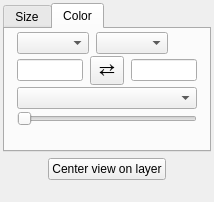
<?xml version="1.0" encoding="UTF-8"?>
<ui version="4.0">
 <class>Form</class>
 <widget class="QWidget" name="Form">
  <property name="geometry">
   <rect>
    <x>0</x>
    <y>0</y>
    <width>200</width>
    <height>202</height>
   </rect>
  </property>
  <property name="windowTitle">
   <string>Form</string>
  </property>
  <layout class="QVBoxLayout" name="verticalLayout_3">
   <property name="leftMargin">
    <number>3</number>
   </property>
   <property name="topMargin">
    <number>3</number>
   </property>
   <property name="rightMargin">
    <number>3</number>
   </property>
   <property name="bottomMargin">
    <number>3</number>
   </property>
   <item>
    <widget class="QTabWidget" name="tab_widget">
     <property name="currentIndex">
      <number>1</number>
     </property>
     <widget class="QWidget" name="tab_2">
      <attribute name="title">
       <string>Size</string>
      </attribute>
      <layout class="QVBoxLayout" name="verticalLayout">
       <property name="spacing">
        <number>2</number>
       </property>
       <property name="leftMargin">
        <number>12</number>
       </property>
       <property name="topMargin">
        <number>3</number>
       </property>
       <property name="rightMargin">
        <number>12</number>
       </property>
       <property name="bottomMargin">
        <number>3</number>
       </property>
       <item>
        <widget class="QWidget" name="size_row_1" native="true">
         <layout class="QHBoxLayout" name="horizontalLayout">
          <property name="spacing">
           <number>7</number>
          </property>
          <property name="leftMargin">
           <number>0</number>
          </property>
          <property name="topMargin">
           <number>0</number>
          </property>
          <property name="rightMargin">
           <number>0</number>
          </property>
          <property name="bottomMargin">
           <number>0</number>
          </property>
          <item>
           <widget class="QComboBox" name="combosel_size_mode">
            <property name="sizePolicy">
             <sizepolicy hsizetype="Minimum" vsizetype="Fixed">
              <horstretch>0</horstretch>
              <verstretch>0</verstretch>
             </sizepolicy>
            </property>
            <property name="maximumSize">
             <size>
              <width>80</width>
              <height>16777215</height>
             </size>
            </property>
           </widget>
          </item>
          <item>
           <widget class="QComboBox" name="combosel_size_att">
            <property name="sizeAdjustPolicy">
             <enum>QComboBox::AdjustToContents</enum>
            </property>
           </widget>
          </item>
          <item>
           <widget class="QLineEdit" name="valuetext_size"/>
          </item>
         </layout>
        </widget>
       </item>
       <item>
        <widget class="QWidget" name="size_row_2" native="true">
         <layout class="QHBoxLayout" name="horizontalLayout_2">
          <property name="spacing">
           <number>7</number>
          </property>
          <property name="leftMargin">
           <number>0</number>
          </property>
          <property name="topMargin">
           <number>0</number>
          </property>
          <property name="rightMargin">
           <number>0</number>
          </property>
          <property name="bottomMargin">
           <number>0</number>
          </property>
          <item>
           <widget class="QLineEdit" name="valuetext_size_vmin"/>
          </item>
          <item>
           <widget class="QToolButton" name="button_flip_size">
            <property name="font">
             <font>
              <pointsize>14</pointsize>
             </font>
            </property>
            <property name="styleSheet">
             <string notr="true">padding: 0px</string>
            </property>
            <property name="text">
             <string>⇄</string>
            </property>
           </widget>
          </item>
          <item>
           <widget class="QLineEdit" name="valuetext_size_vmax"/>
          </item>
         </layout>
        </widget>
       </item>
       <item>
        <widget class="QWidget" name="size_row_3" native="true">
         <layout class="QHBoxLayout" name="horizontalLayout_3">
          <property name="spacing">
           <number>7</number>
          </property>
          <property name="leftMargin">
           <number>0</number>
          </property>
          <property name="topMargin">
           <number>0</number>
          </property>
          <property name="rightMargin">
           <number>0</number>
          </property>
          <property name="bottomMargin">
           <number>0</number>
          </property>
          <item>
           <widget class="QSlider" name="value_size_scaling">
            <property name="maximum">
             <number>11</number>
            </property>
            <property name="value">
             <number>50</number>
            </property>
            <property name="orientation">
             <enum>Qt::Horizontal</enum>
            </property>
           </widget>
          </item>
         </layout>
        </widget>
       </item>
       <item>
        <spacer name="verticalSpacer">
         <property name="orientation">
          <enum>Qt::Vertical</enum>
         </property>
         <property name="sizeHint" stdset="0">
          <size>
           <width>20</width>
           <height>40</height>
          </size>
         </property>
        </spacer>
       </item>
      </layout>
     </widget>
     <widget class="QWidget" name="tab_4">
      <attribute name="title">
       <string>Color</string>
      </attribute>
      <layout class="QVBoxLayout" name="verticalLayout_2">
       <property name="spacing">
        <number>2</number>
       </property>
       <property name="leftMargin">
        <number>12</number>
       </property>
       <property name="topMargin">
        <number>3</number>
       </property>
       <property name="rightMargin">
        <number>12</number>
       </property>
       <property name="bottomMargin">
        <number>3</number>
       </property>
       <item>
        <widget class="QWidget" name="color_row_1" native="true">
         <layout class="QHBoxLayout" name="horizontalLayout_6">
          <property name="spacing">
           <number>7</number>
          </property>
          <property name="leftMargin">
           <number>0</number>
          </property>
          <property name="topMargin">
           <number>0</number>
          </property>
          <property name="rightMargin">
           <number>0</number>
          </property>
          <property name="bottomMargin">
           <number>0</number>
          </property>
          <item>
           <widget class="QComboBox" name="combosel_color_mode">
            <property name="maximumSize">
             <size>
              <width>80</width>
              <height>16777215</height>
             </size>
            </property>
           </widget>
          </item>
          <item>
           <widget class="QComboBox" name="combosel_cmap_att">
            <property name="sizeAdjustPolicy">
             <enum>QComboBox::AdjustToContents</enum>
            </property>
           </widget>
          </item>
          <item>
           <widget class="QColorBox" name="color_color">
            <property name="sizePolicy">
             <sizepolicy hsizetype="Preferred" vsizetype="Minimum">
              <horstretch>0</horstretch>
              <verstretch>0</verstretch>
             </sizepolicy>
            </property>
            <property name="text">
             <string/>
            </property>
           </widget>
          </item>
          <item>
           <widget class="QWidget" name="spacer_color_label" native="true"/>
          </item>
         </layout>
        </widget>
       </item>
       <item>
        <widget class="QWidget" name="color_row_2" native="true">
         <layout class="QHBoxLayout" name="horizontalLayout_8">
          <property name="spacing">
           <number>7</number>
          </property>
          <property name="leftMargin">
           <number>0</number>
          </property>
          <property name="topMargin">
           <number>0</number>
          </property>
          <property name="rightMargin">
           <number>0</number>
          </property>
          <property name="bottomMargin">
           <number>0</number>
          </property>
          <item>
           <widget class="QLineEdit" name="valuetext_cmap_vmin"/>
          </item>
          <item>
           <widget class="QToolButton" name="button_flip_cmap">
            <property name="font">
             <font>
              <pointsize>14</pointsize>
             </font>
            </property>
            <property name="styleSheet">
             <string notr="true">padding: 0px</string>
            </property>
            <property name="text">
             <string>⇄</string>
            </property>
           </widget>
          </item>
          <item>
           <widget class="QLineEdit" name="valuetext_cmap_vmax"/>
          </item>
         </layout>
        </widget>
       </item>
       <item>
        <widget class="QWidget" name="color_row_3" native="true">
         <layout class="QHBoxLayout" name="horizontalLayout_9">
          <property name="spacing">
           <number>7</number>
          </property>
          <property name="leftMargin">
           <number>0</number>
          </property>
          <property name="topMargin">
           <number>0</number>
          </property>
          <property name="rightMargin">
           <number>0</number>
          </property>
          <property name="bottomMargin">
           <number>0</number>
          </property>
          <item>
           <widget class="QColormapCombo" name="combodata_cmap">
            <property name="sizeAdjustPolicy">
             <enum>QComboBox::AdjustToContents</enum>
            </property>
           </widget>
          </item>
         </layout>
        </widget>
       </item>
       <item>
        <widget class="QSlider" name="value_alpha">
         <property name="maximum">
          <number>11</number>
         </property>
         <property name="orientation">
          <enum>Qt::Horizontal</enum>
         </property>
        </widget>
       </item>
       <item>
        <spacer name="verticalSpacer_2">
         <property name="orientation">
          <enum>Qt::Vertical</enum>
         </property>
         <property name="sizeHint" stdset="0">
          <size>
           <width>20</width>
           <height>40</height>
          </size>
         </property>
        </spacer>
       </item>
      </layout>
     </widget>
    </widget>
   </item>
   <item>
    <layout class="QHBoxLayout" name="horizontalLayout_4">
     <item>
      <spacer name="horizontalSpacer_2">
       <property name="orientation">
        <enum>Qt::Horizontal</enum>
       </property>
       <property name="sizeHint" stdset="0">
        <size>
         <width>40</width>
         <height>20</height>
        </size>
       </property>
      </spacer>
     </item>
     <item>
      <widget class="QPushButton" name="button_center">
       <property name="text">
        <string>Center view on layer</string>
       </property>
      </widget>
     </item>
     <item>
      <spacer name="horizontalSpacer">
       <property name="orientation">
        <enum>Qt::Horizontal</enum>
       </property>
       <property name="sizeHint" stdset="0">
        <size>
         <width>40</width>
         <height>20</height>
        </size>
       </property>
      </spacer>
     </item>
    </layout>
   </item>
   <item>
    <spacer name="verticalSpacer_3">
     <property name="orientation">
      <enum>Qt::Vertical</enum>
     </property>
     <property name="sizeHint" stdset="0">
      <size>
       <width>20</width>
       <height>40</height>
      </size>
     </property>
    </spacer>
   </item>
  </layout>
 </widget>
 <customwidgets>
  <customwidget>
   <class>QColorBox</class>
   <extends>QLabel</extends>
   <header>glue_qt.utils.colors</header>
  </customwidget>
  <customwidget>
   <class>QColormapCombo</class>
   <extends>QComboBox</extends>
   <header>glue_qt.utils.colors</header>
  </customwidget>
 </customwidgets>
 <resources/>
 <connections/>
</ui>
